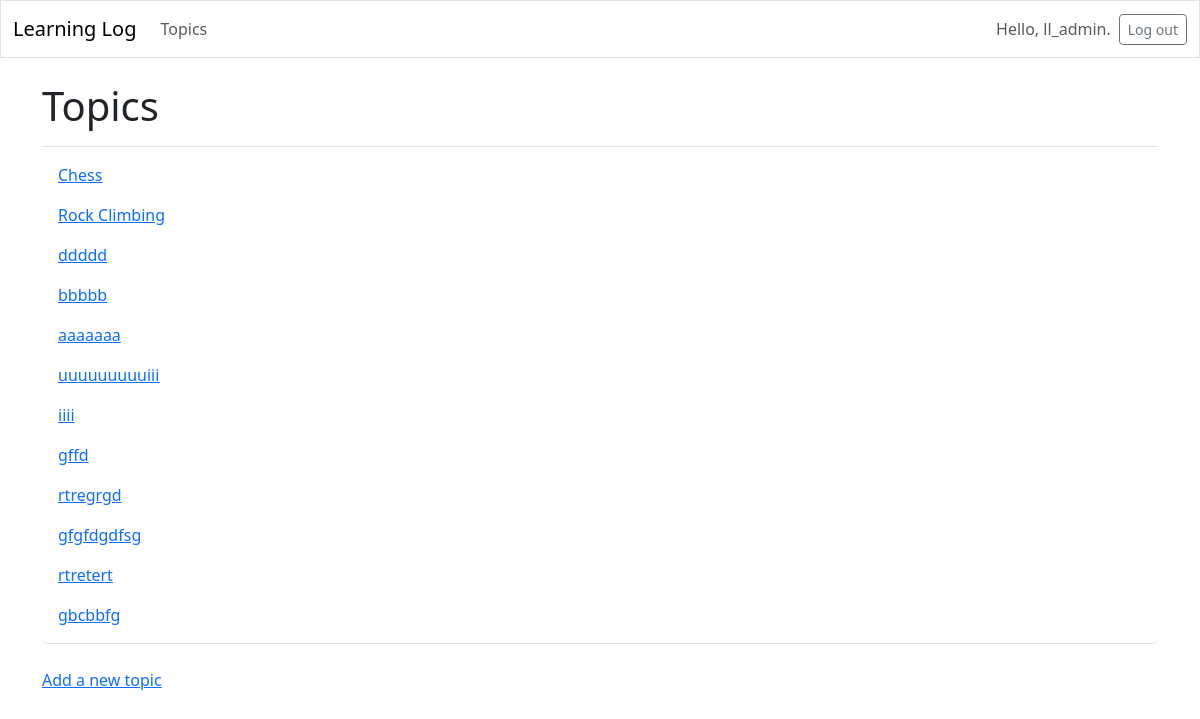
The app's page /topics/ (signed in) with its own data.
### learning_logs/models.py (models this page shows, shortened)
class Topic(models.Model):
    text=models.CharField(max_length=200)
    date_added=models.DateTimeField(auto_now_add=True)
    owner = models.ForeignKey(User,on_delete=models.CASCADE)

### learning_logs/views.py (the view)
# urls.py: path('topics/',views.topics,name='topics'),
@login_required
def topics(request):
    topics = Topic.objects.filter(owner=request.user).order_by('date_added')
    context = {'topics': topics}
    return render(request, 'learning_logs/topics.html', context)

### learning_logs/templates/learning_logs/topics.html
{% extends 'learning_logs/base.html' %}
{% block page_header%}
  <h1>Topics</h1>
{% endblock page_header %}
{% block content %}
  <ul class="list-group border-bottom pb-2 mb-4">
    {% for topic in topics %}
      <li class="list-group-item border-0">
        <a href="{% url 'learning_logs:topic' topic.id %}">{{ topic.text }}</a>
      </li>
    {% empty %}
      <li class="list-group-item border-0">No topics have been added yet.</li>
    {% endfor %}
  </ul>
<a href="{% url 'learning_logs:new_topic' %}">Add a new topic</a>
{% endblock content%}

### learning_logs/templates/learning_logs/base.html (shortened to what this page needs)
<!DOCTYPE html>
<html lang="en">
<head>
  {% load django_bootstrap5 %}
  {% bootstrap_css %}
</head>
<body>
<nav class="navbar navbar-expand-md navbar-light mb-4 border">
  <div class="container-fluid">
    <a class="navbar-brand" href="{% url 'learning_logs:index' %}">Learning Log</a>
    <div class="collapse navbar-collapse" id="navbarCollapse">
      <ul class="navbar-nav me-auto mb-2 mb-md-0">
        <li class="nav-item">
          <a class="nav-link" href="{% url 'learning_logs:topics' %}">Topics</a></li>
      </ul>
      <ul class="navbar-nav ms-auto mb-2 mb-md-0">
        {% if user.is_authenticated %}
          <li class="nav-item">
            <span class="navbar-text me-2" >Hello, {{ user.username }}.</span></li>
        {% else %}
          <li class="nav-item">
            <a class="nav-link" href="{% url 'accounts:register' %}">Register</a></li>
          <li class="nav-item">
            <a class="nav-link" href="{% url 'accounts:login' %}">Login</a></li>
        {% endif %}
      </ul>
      {% if user.is_authenticated %}
        <form action="{% url 'accounts:logout' %}" method="post">
          <button name="submit" class="btn btn-outline-secondary btn-sm">Log out</button>
        </form>
      {% endif %}
    </div>
  </div>
</nav>
<main class="container">
  <div class="pb-2 mb-2 border-bottom">
    {% block page_header %}{% endblock page_header %}
  </div>
  <div>
    {% block content %}{% endblock %}
  </div>
</main>
</body>
</html>

### records on screen
Topic: text "Chess"
Topic: text "Rock Climbing"
Topic: text "ddddd"
Topic: text "bbbbb"
Topic: text "aaaaaaa"
Topic: text "uuuuuuuuuiii"
Topic: text "iiii"
Topic: text "gffd"
Topic: text "rtregrgd"
Topic: text "gfgfdgdfsg"
Topic: text "rtretert"
Topic: text "gbcbbfg"

### other values on screen
{{ user.username }} "ll_admin"
